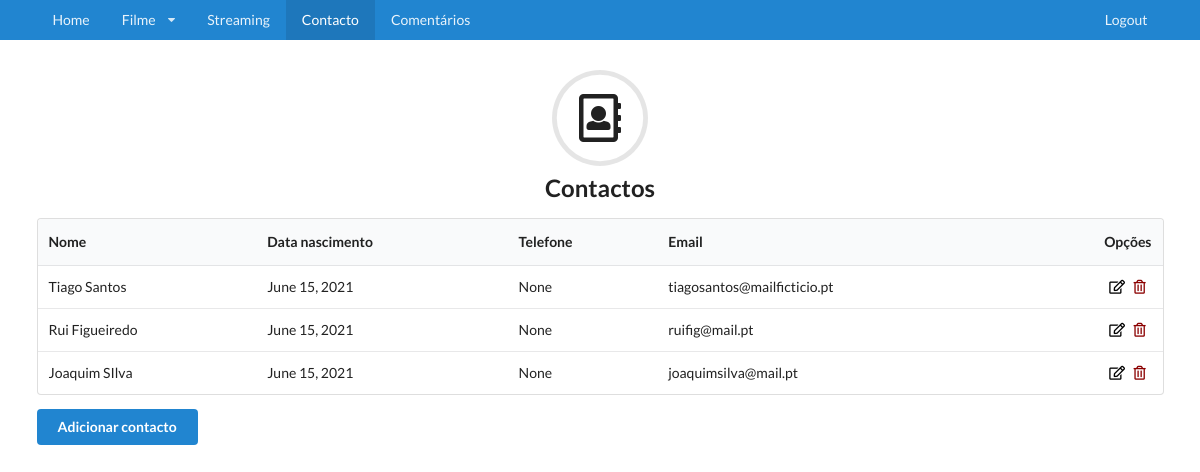
The app's page /contacto/ (signed in) with its own data.
### lmdb/models.py (models this page shows, shortened)
class Contacto(models.Model):
    first_name = models.CharField(max_length=30)
    last_name = models.CharField(max_length=30)
    email = models.EmailField(max_length=60)
    telefone = models.IntegerField(validators=[MinValueValidator(910000000),MaxValueValidator(969999999)])
    data_nascimento = models.DateField(default=timezone.now)

### lmdb/views.py (the view, shortened to what this page needs)
# urls.py: path('contacto/', views.contacto_page_view, name='contacto'),
def contacto_page_view(request):
	if not request.user.is_authenticated:
		return HttpResponseRedirect(reverse('lmdb:login'))
	form = NovoContactoForm(request.POST or None)
	if 'edita_contacto_id' in request.POST.keys():
		editar_id = request.POST.get('edita_contacto_id')
		contacto_a_editar = Contacto.objects.get(pk=editar_id)
		json_data = serializers.serialize("json", [contacto_a_editar])
		return HttpResponse(json_data, content_type="application/json")
	if 'contacto_id' in request.POST.keys():
		contacto_eliminar = request.POST.get('contacto_id')
		Contacto.objects.get(pk=contacto_eliminar).delete()
		return HttpResponseRedirect(reverse('lmdb:contacto'))
	if form.is_valid():
		form.save()
		return HttpResponseRedirect(reverse('lmdb:contacto'))
	context = {'contactos': Contacto.objects.all(), 'form': form}
	return render(request, 'lmdb/contacto.html', context)

### lmdb/templates/lmdb/contacto.html (shortened to what this page needs)
{% extends 'lmdb/base.html' %}
{% load static %}
{% block main %}
    <h2 class="ui center aligned icon header">
        <i class="circular address book outline icon"></i>
        Contactos
    </h2>
    <table class="ui stripped table">
        <thead>
            <tr>
                <th>Nome</th>
                <th>Data nascimento</th>
                <th>Telefone</th>
                <th>Email</th>
                <th class="right aligned">Opções</th>
            </tr>
        </thead>
        <tbody>
            {% for contacto in contactos %}
                <tr>
                    <td>{{ contacto.first_name }}  {{ contacto.last_name }}</td>
                    <td>{{ contacto.data_nascimento }}</td>
                    <td>{{ contacto.telefone }}</td>
                    <td>{{ contacto.email }}</td>
                    <td class="right aligned">
                        <span><i class="edit outline icon editicon" id="{{ contacto.id }}"></i></span>
                        <span><i class="trash alternate outline icon deleteicon" id="{{ contacto.id }}"></i></span>
                    </td>
                </tr>
            {% endfor %}
        </tbody>
    </table>
    <button class="ui primary button" id="novo_contacto_button">
        Adicionar contacto
    </button>
{% endblock %}

### lmdb/static/css/base.css (style rules this page uses)
.editicon { color: black; }
.deleteicon { color: darkred; }

### records on screen
Contacto: first_name "Tiago", last_name "Santos", data_nascimento "June 15, 2021", telefone "None", email "tiagosantos@mailficticio.pt"
Contacto: first_name "Rui", last_name "Figueiredo", data_nascimento "June 15, 2021", telefone "None", email "ruifig@mail.pt"
Contacto: first_name "Joaquim", last_name "SIlva", data_nascimento "June 15, 2021", telefone "None", email "joaquimsilva@mail.pt"
